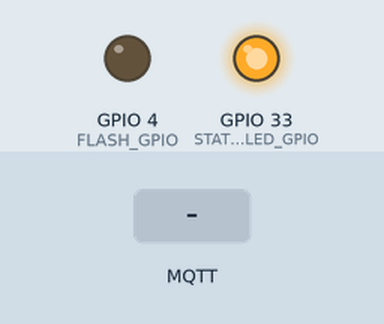
Simulated run of this sketch. Board: ESP32. Parts: output pins drawn as LEDs (lit = HIGH). Inputs (shaded band) come from the test bench. WiFi joins after 1.5 s; servers stay silent unless stated; random numbers use the default seed unless the sketch sets one; no MQTT or app messages arrive unless stated; the camera gives no picture; what the sketch prints to the serial monitor is not drawn.

Above: at 3.0 s.
3.1 s: MQTT message "flash_on" arrives on the first subscribed topic
At 4.0 s:
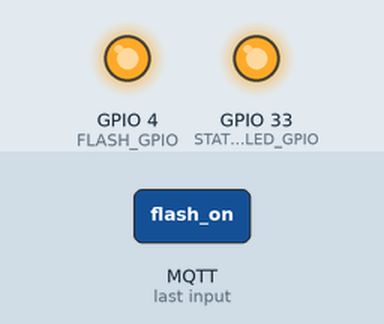
4.6 s: MQTT message "flash_off" arrives on the first subscribed topic
At 5.3 s:
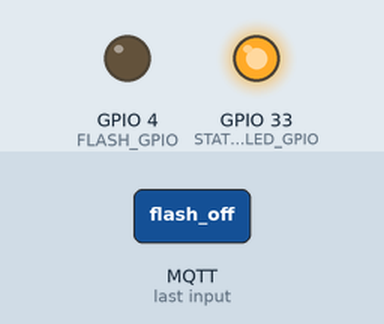
Timing chart, 0 to 7.6 s (numbered marks = the images above; inputs shaded):
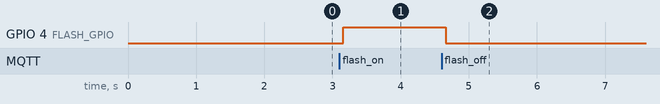

The sketch:

esp32cam_streamer.ino
```cpp
/**
 * ESP32-CAM UDP Streamer with MQTT Control
 *
 * Board:   AI-Thinker ESP32-CAM (or compatible)
 * Flash:   4MB – Partition: "Huge APP (3MB No OTA/1MB SPIFFS)"
 *
 * Features:
 *  - Captures JPEG frames from OV2640 camera
 *  - Sends frames over UDP to the backend server (protocol: "<camId>|<jpeg>")
 *  - Subscribes to MQTT for remote commands: flash, reboot, config
 *  - Status LED (GPIO 33 built-in) blinks on frame send
 *  - Reconnects WiFi and MQTT automatically
 *  - Deep-sleep idle (optional, comment ENABLE_DEEP_SLEEP to disable)
 *  - Watchdog timer to recover from hangs
 *
 * Dependencies (install via Arduino Library Manager):
 *   - esp32 board support (Espressif Systems)
 *   - PubSubClient  (Nick O'Leary)
 *
 * Compile settings:
 *   Board: "AI Thinker ESP32-CAM"
 *   Partition Scheme: "Huge APP (3MB No OTA/1MB SPIFFS)"
 *   CPU Frequency: 240MHz
 */

#include "esp_camera.h"
#include "esp_timer.h"
#include "esp_wifi.h"
#include <WiFi.h>
#include <WiFiUdp.h>
#include <PubSubClient.h>
#include "esp_task_wdt.h"

// ─── USER CONFIGURATION ────────────────────────────────────────────────────────
#define WIFI_SSID        "High Link"
#define WIFI_PASSWORD    "VMware@123"

#define BACKEND_UDP_IP   "192.168.0.51"   // IP of the machine running docker-compose
#define BACKEND_UDP_PORT 5000

#define MQTT_BROKER      "192.168.0.51"   // Same host as MQTT container
#define MQTT_PORT        1883
#define MQTT_USER        ""                // Leave empty if no auth
#define MQTT_PASS        ""

// Unique identifier for this camera (alphanumeric, no spaces)
#define CAMERA_ID        "CAM01"

// Frame interval in milliseconds (100 = ~10 fps, 33 = ~30 fps)
#define FRAME_INTERVAL_MS  100

// JPEG quality 10 (best) – 63 (worst). Lower = larger frame but sharper image.
#define JPEG_QUALITY       12

// Frame size: FRAMESIZE_QVGA (320x240), FRAMESIZE_VGA (640x480), FRAMESIZE_SVGA (800x600)
#define FRAME_SIZE         FRAMESIZE_VGA

// Watchdog timeout in seconds
#define WDT_TIMEOUT_S      15

// Flash LED GPIO (GPIO 4 on AI-Thinker)
#define FLASH_GPIO         4

// Status LED GPIO (GPIO 33 built-in, active LOW on AI-Thinker)
#define STATUS_LED_GPIO    33

// Maximum UDP payload in bytes. Fragmented packets are discarded by many routers.
// Keep below your network MTU. Frames larger than this are skipped.
#define MAX_UDP_PAYLOAD    65507

// MQTT topic prefix: streamer/<CAMERA_ID>/cmd
// Supported payloads: "flash_on", "flash_off", "reboot", "quality:<n>", "interval:<ms>"
// ───────────────────────────────────────────────────────────────────────────────

// ─── AI-THINKER PIN MAP ────────────────────────────────────────────────────────
#define PWDN_GPIO_NUM     32
#define RESET_GPIO_NUM    -1
#define XCLK_GPIO_NUM      0
#define SIOD_GPIO_NUM     26
#define SIOC_GPIO_NUM     27
#define Y9_GPIO_NUM       35
#define Y8_GPIO_NUM       34
#define Y7_GPIO_NUM       39
#define Y6_GPIO_NUM       36
#define Y5_GPIO_NUM       21
#define Y4_GPIO_NUM       19
#define Y3_GPIO_NUM       18
#define Y2_GPIO_NUM        5
#define VSYNC_GPIO_NUM    25
#define HREF_GPIO_NUM     23
#define PCLK_GPIO_NUM     22
// ───────────────────────────────────────────────────────────────────────────────

WiFiUDP      udp;
WiFiClient   wifiClient;
PubSubClient mqtt(wifiClient);

String       mqttCommandTopic;
String       mqttStatusTopic;
uint32_t     frameInterval = FRAME_INTERVAL_MS;
uint8_t      jpegQuality   = JPEG_QUALITY;
bool         streaming      = true;

// ─── HELPERS ──────────────────────────────────────────────────────────────────

void blinkStatus() {
  digitalWrite(STATUS_LED_GPIO, LOW);   // LED on (active LOW)
  delayMicroseconds(5000);
  digitalWrite(STATUS_LED_GPIO, HIGH);  // LED off
}

void setFlash(bool on) {
  digitalWrite(FLASH_GPIO, on ? HIGH : LOW);
}

// ─── CAMERA INIT ──────────────────────────────────────────────────────────────

bool initCamera() {
  camera_config_t config;
  config.ledc_channel  = LEDC_CHANNEL_0;
  config.ledc_timer    = LEDC_TIMER_0;
  config.pin_d0        = Y2_GPIO_NUM;
  config.pin_d1        = Y3_GPIO_NUM;
  config.pin_d2        = Y4_GPIO_NUM;
  config.pin_d3        = Y5_GPIO_NUM;
  config.pin_d4        = Y6_GPIO_NUM;
  config.pin_d5        = Y7_GPIO_NUM;
  config.pin_d6        = Y8_GPIO_NUM;
  config.pin_d7        = Y9_GPIO_NUM;
  config.pin_xclk      = XCLK_GPIO_NUM;
  config.pin_pclk      = PCLK_GPIO_NUM;
  config.pin_vsync     = VSYNC_GPIO_NUM;
  config.pin_href      = HREF_GPIO_NUM;
  config.pin_sscb_sda  = SIOD_GPIO_NUM;
  config.pin_sscb_scl  = SIOC_GPIO_NUM;
  config.pin_pwdn      = PWDN_GPIO_NUM;
  config.pin_reset     = RESET_GPIO_NUM;
  config.xclk_freq_hz  = 20000000;
  config.pixel_format  = PIXFORMAT_JPEG;
  config.frame_size    = FRAME_SIZE;
  config.jpeg_quality  = jpegQuality;
  config.fb_count      = psramFound() ? 2 : 1;
  config.fb_location   = psramFound() ? CAMERA_FB_IN_PSRAM : CAMERA_FB_IN_DRAM;
  config.grab_mode     = CAMERA_GRAB_WHEN_EMPTY;

  esp_err_t err = esp_camera_init(&config);
  if (err != ESP_OK) {
    Serial.printf("[CAM] Init failed: 0x%x\n", err);
    return false;
  }

  // Fine-tune sensor
  sensor_t *s = esp_camera_sensor_get();
  if (s) {
    s->set_brightness(s, 0);
    s->set_contrast(s, 0);
    s->set_saturation(s, 0);
    s->set_sharpness(s, 0);
    s->set_denoise(s, 1);
    s->set_gainceiling(s, (gainceiling_t)2);
    s->set_whitebal(s, 1);      // auto white balance
    s->set_awb_gain(s, 1);
    s->set_exposure_ctrl(s, 1); // auto exposure
    s->set_aec2(s, 1);
    s->set_ae_level(s, 0);
    s->set_gain_ctrl(s, 1);     // auto gain
    s->set_agc_gain(s, 0);
    s->set_bpc(s, 0);
    s->set_wpc(s, 1);
    s->set_raw_gma(s, 1);
    s->set_lenc(s, 1);
    s->set_hmirror(s, 0);
    s->set_vflip(s, 0);
    s->set_colorbar(s, 0);
  }
  Serial.println("[CAM] Init OK");
  return true;
}

// ─── WIFI ─────────────────────────────────────────────────────────────────────

void connectWiFi() {
  if (WiFi.status() == WL_CONNECTED) return;

  Serial.printf("[WiFi] Connecting to %s", WIFI_SSID);
  WiFi.mode(WIFI_STA);
  WiFi.setAutoReconnect(true);
  WiFi.begin(WIFI_SSID, WIFI_PASSWORD);

  uint8_t attempts = 0;
  while (WiFi.status() != WL_CONNECTED && attempts < 40) {
    delay(500);
    Serial.print(".");
    attempts++;
  }

  if (WiFi.status() == WL_CONNECTED) {
    Serial.printf("\n[WiFi] Connected. IP: %s\n", WiFi.localIP().toString().c_str());
  } else {
    Serial.println("\n[WiFi] Failed – restarting");
    ESP.restart();
  }
}

// ─── MQTT ─────────────────────────────────────────────────────────────────────

void handleMqttCommand(byte *payload, unsigned int length) {
  String cmd = "";
  for (unsigned int i = 0; i < length; i++) cmd += (char)payload[i];
  cmd.trim();
  Serial.printf("[MQTT] Command: %s\n", cmd.c_str());

  if (cmd == "flash_on")   { setFlash(true); }
  else if (cmd == "flash_off") { setFlash(false); }
  else if (cmd == "reboot")    { ESP.restart(); }
  else if (cmd == "stream_on") { streaming = true; }
  else if (cmd == "stream_off"){ streaming = false; }
  else if (cmd.startsWith("quality:")) {
    int q = cmd.substring(8).toInt();
    if (q >= 10 && q <= 63) {
      jpegQuality = (uint8_t)q;
      sensor_t *s = esp_camera_sensor_get();
      if (s) s->set_quality(s, jpegQuality);
      Serial.printf("[MQTT] JPEG quality set to %d\n", jpegQuality);
    }
  } else if (cmd.startsWith("interval:")) {
    int ms = cmd.substring(9).toInt();
    if (ms >= 33 && ms <= 5000) {
      frameInterval = (uint32_t)ms;
      Serial.printf("[MQTT] Frame interval set to %d ms\n", frameInterval);
    }
  }
}

void mqttCallback(char *topic, byte *payload, unsigned int length) {
  handleMqttCommand(payload, length);
}

void connectMqtt() {
  if (mqtt.connected()) return;
  mqtt.setServer(MQTT_BROKER, MQTT_PORT);
  mqtt.setCallback(mqttCallback);

  String clientId = String("esp32cam-") + CAMERA_ID + "-" + String(random(0xffff), HEX);

  uint8_t attempts = 0;
  while (!mqtt.connected() && attempts < 5) {
    Serial.printf("[MQTT] Connecting as %s...\n", clientId.c_str());
    bool ok;
    if (strlen(MQTT_USER) > 0) {
      ok = mqtt.connect(clientId.c_str(), MQTT_USER, MQTT_PASS,
                        mqttStatusTopic.c_str(), 1, true, "offline");
    } else {
      ok = mqtt.connect(clientId.c_str(), nullptr, nullptr,
                        mqttStatusTopic.c_str(), 1, true, "offline");
    }
    if (ok) {
      mqtt.subscribe(mqttCommandTopic.c_str(), 1);
      mqtt.publish(mqttStatusTopic.c_str(), "online", true);
      Serial.println("[MQTT] Connected");
    } else {
      Serial.printf("[MQTT] Failed rc=%d – retry\n", mqtt.state());
      delay(2000);
      attempts++;
    }
  }
}

// ─── FRAME SEND ───────────────────────────────────────────────────────────────

bool sendFrame(camera_fb_t *fb) {
  if (!fb || fb->len == 0) return false;

  // Protocol: "<camId>|<raw jpeg bytes>"
  const char *cam = CAMERA_ID;
  size_t      camLen = strlen(cam);
  size_t      totalLen = camLen + 1 + fb->len;  // "camId|<jpeg>"

  if (totalLen > MAX_UDP_PAYLOAD) {
    Serial.printf("[UDP] Frame too large (%u bytes) – skipped\n", totalLen);
    return false;
  }

  // Allocate send buffer
  uint8_t *buf = (uint8_t *)malloc(totalLen);
  if (!buf) {
    Serial.println("[UDP] malloc failed");
    return false;
  }
  memcpy(buf, cam, camLen);
  buf[camLen] = '|';
  memcpy(buf + camLen + 1, fb->buf, fb->len);

  udp.beginPacket(BACKEND_UDP_IP, BACKEND_UDP_PORT);
  udp.write(buf, totalLen);
  int r = udp.endPacket();
  free(buf);

  if (!r) {
    Serial.println("[UDP] Send failed");
    return false;
  }
  return true;
}

// ─── SETUP ────────────────────────────────────────────────────────────────────

void setup() {
  Serial.begin(115200);
  Serial.setDebugOutput(false);
  Serial.println("\n\n[BOOT] ESP32-CAM Streamer starting…");

  // GPIO init
  pinMode(FLASH_GPIO, OUTPUT);
  digitalWrite(FLASH_GPIO, LOW);
  pinMode(STATUS_LED_GPIO, OUTPUT);
  digitalWrite(STATUS_LED_GPIO, HIGH); // off

  // Watchdog
  esp_task_wdt_init(WDT_TIMEOUT_S, true);
  esp_task_wdt_add(NULL);

  // MQTT topic strings
  mqttCommandTopic = String("streamer/") + CAMERA_ID + "/cmd";
  mqttStatusTopic  = String("streamer/") + CAMERA_ID + "/status";

  // Init peripherals
  connectWiFi();
  if (!initCamera()) {
    Serial.println("[BOOT] Camera init failed – halting");
    while (true) { delay(1000); }
  }
  connectMqtt();

  udp.begin(WiFi.localIP(), 0);  // bind to a random local port

  Serial.println("[BOOT] Ready. Streaming…");
}

// ─── LOOP ─────────────────────────────────────────────────────────────────────

void loop() {
  esp_task_wdt_reset();

  // Maintain connectivity
  if (WiFi.status() != WL_CONNECTED) {
    Serial.println("[WiFi] Disconnected – reconnecting");
    connectWiFi();
  }
  if (!mqtt.connected()) connectMqtt();
  mqtt.loop();

  if (!streaming) {
    delay(200);
    return;
  }

  unsigned long start = millis();

  camera_fb_t *fb = esp_camera_fb_get();
  if (!fb) {
    Serial.println("[CAM] Capture failed");
    delay(100);
    return;
  }

  bool sent = sendFrame(fb);
  esp_camera_fb_return(fb);

  if (sent) blinkStatus();

  // Maintain target frame rate
  long elapsed = (long)(millis() - start);
  long wait    = (long)frameInterval - elapsed;
  if (wait > 0) delay((uint32_t)wait);
}
```

Measured:
- after the input at 3.1 s, GPIO 4 (FLASH_GPIO): LOW → HIGH after 0.06 s
- after the input at 4.6 s, GPIO 4 (FLASH_GPIO): HIGH → LOW after 0.07 s
